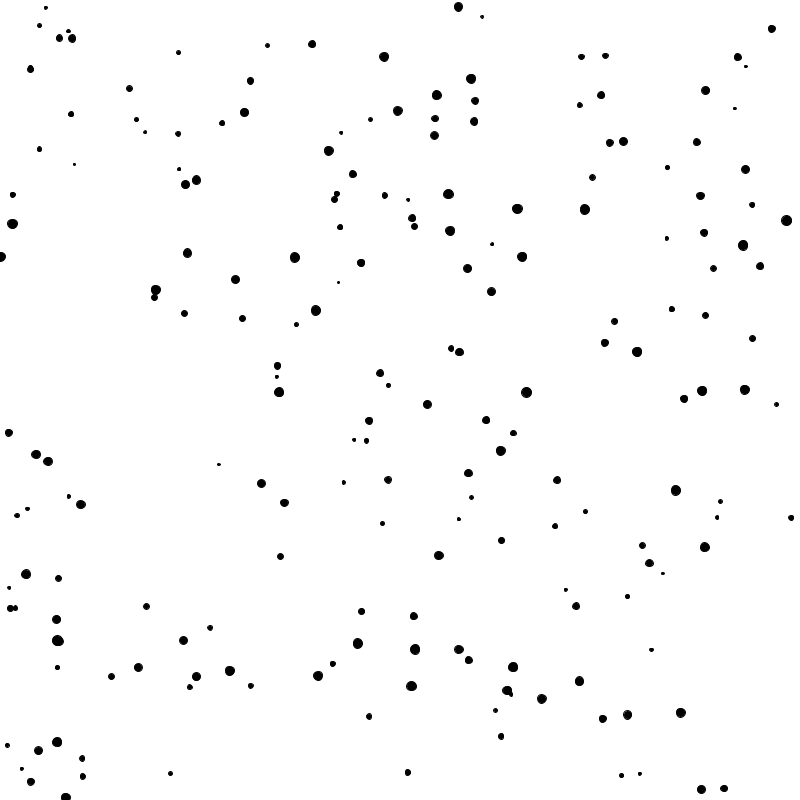
Frame 1 (no input)
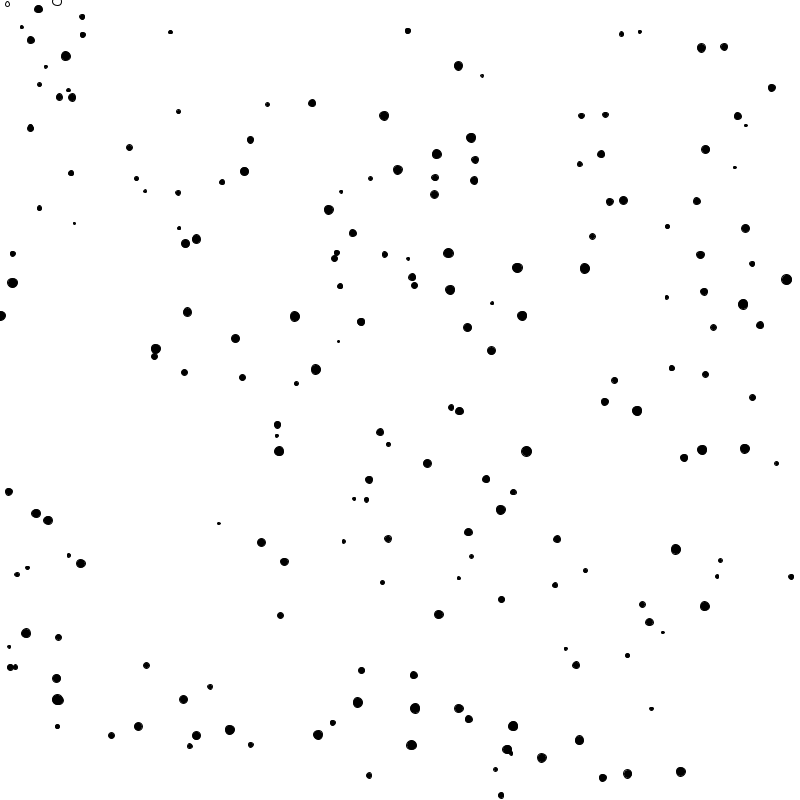
Frame 60 (the mouse pressed at the canvas centre just before this capture)
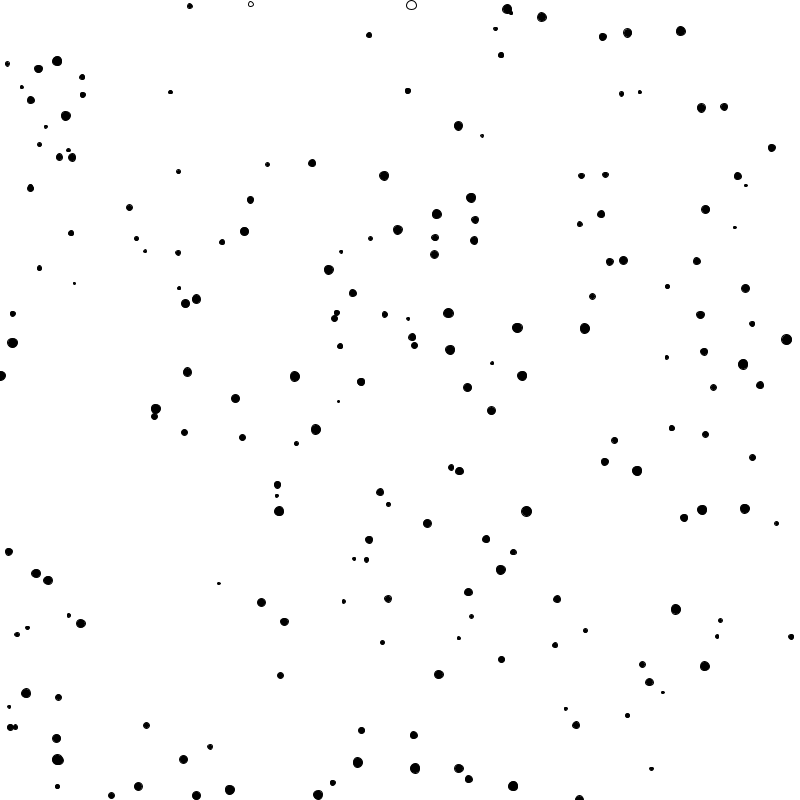
Frame 120 (the mouse held since frame 60 and released just before this capture)

The Processing sketch that drew these frames (run headless with seeded random() and noise(); from frame 60 on, the mouse is pressed at the canvas centre):

// Processing sketch: processing_138536
// ── processing_138536.pde

int nbolas =200;
float[] x = new float[nbolas];
float[] y = new float[nbolas];
float[] t = new float[nbolas];
void setup () {
  size (800,800);
  for (int i = 0; i < nbolas; i++) {
    x[i] = random(width);
    y[i] = random(height);
    t[i] = random(2,10);
  }
}
void draw(){
  background(255);
  for(int i = 0; i <nbolas ; i++){
    y[i]++;
    if(y[i]>5){
    fill(0);
    }else{
      fill(255);
    }
    ellipse(x[i],y[i],t[i],t[i]);
    if(y[i]>height){
      y[i] = 0;
    }
  }
}
